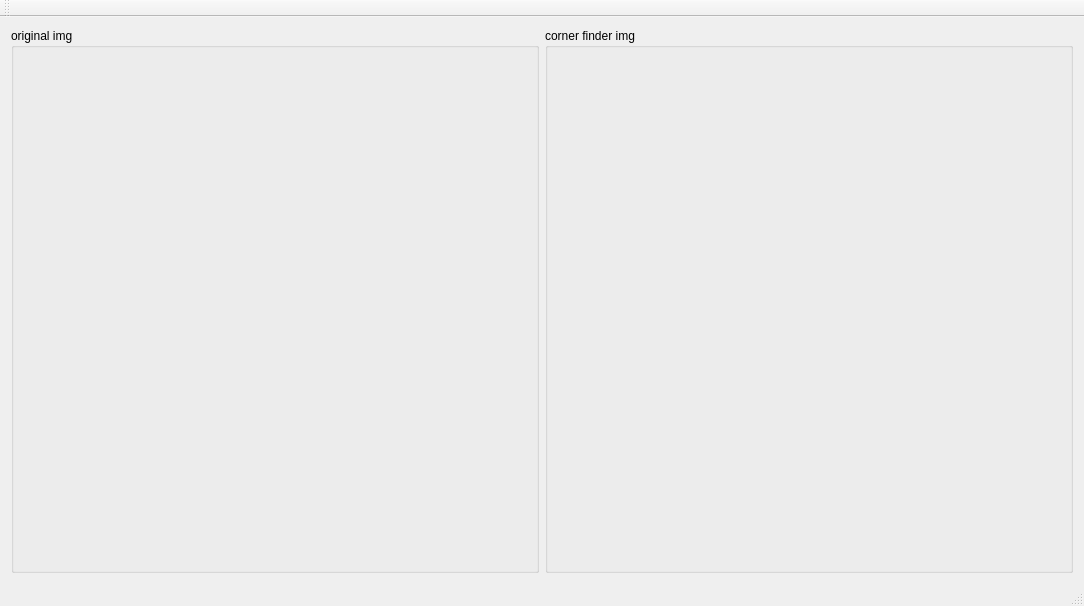
<?xml version="1.0" encoding="UTF-8"?>
<ui version="4.0">
 <class>DemoMainWindow</class>
 <widget class="QMainWindow" name="DemoMainWindow">
  <property name="geometry">
   <rect>
    <x>0</x>
    <y>0</y>
    <width>1041</width>
    <height>577</height>
   </rect>
  </property>
  <property name="windowTitle">
   <string>DemoMainWindow</string>
  </property>
  <widget class="QWidget" name="centralWidget">
   <layout class="QHBoxLayout" name="horizontalLayout">
    <item>
     <widget class="QGroupBox" name="groupBox">
      <property name="title">
       <string>original img</string>
      </property>
      <layout class="QGridLayout" name="gridLayout">
       <item row="0" column="0">
        <widget class="ImageWidget" name="origImg">
         <property name="minimumSize">
          <size>
           <width>500</width>
           <height>500</height>
          </size>
         </property>
         <property name="text">
          <string/>
         </property>
        </widget>
       </item>
      </layout>
     </widget>
    </item>
    <item>
     <widget class="QGroupBox" name="groupBox_2">
      <property name="title">
       <string>corner finder img</string>
      </property>
      <layout class="QGridLayout" name="gridLayout_2">
       <item row="0" column="0">
        <widget class="ImageWidget" name="cornerFinderImg">
         <property name="minimumSize">
          <size>
           <width>500</width>
           <height>500</height>
          </size>
         </property>
         <property name="text">
          <string/>
         </property>
        </widget>
       </item>
      </layout>
     </widget>
    </item>
   </layout>
  </widget>
  <widget class="QMenuBar" name="menuBar">
   <property name="geometry">
    <rect>
     <x>0</x>
     <y>0</y>
     <width>1041</width>
     <height>26</height>
    </rect>
   </property>
  </widget>
  <widget class="QToolBar" name="mainToolBar">
   <attribute name="toolBarArea">
    <enum>TopToolBarArea</enum>
   </attribute>
   <attribute name="toolBarBreak">
    <bool>false</bool>
   </attribute>
  </widget>
  <widget class="QStatusBar" name="statusBar"/>
 </widget>
 <layoutdefault spacing="6" margin="11"/>
 <customwidgets>
  <customwidget>
   <class>ImageWidget</class>
   <extends>QLabel</extends>
   <header>imagewidget.h</header>
  </customwidget>
 </customwidgets>
 <resources/>
 <connections/>
</ui>
